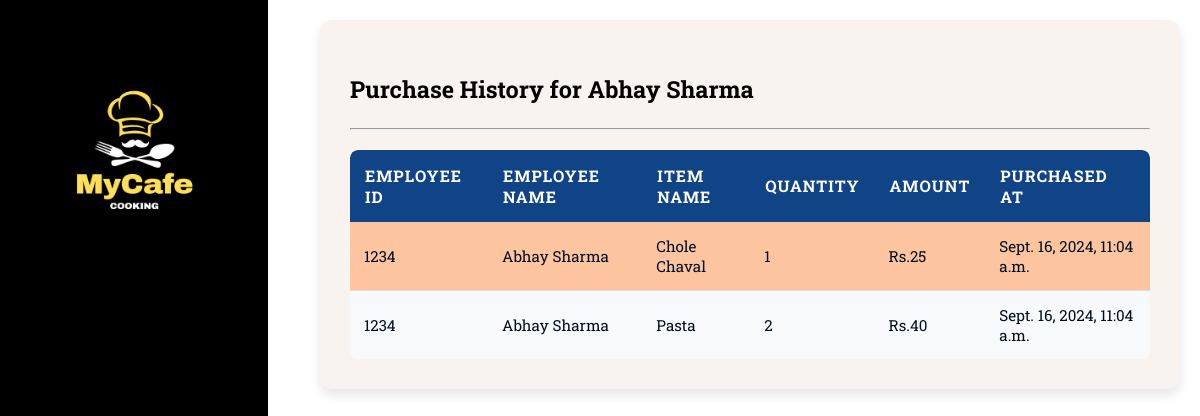
/purchase-history/1234/, run on the app's committed database.
### base/models.py (models this page shows, shortened)
class Employees(models.Model):
    user = models.OneToOneField(User, on_delete=models.CASCADE, primary_key=True, related_name='employee_profile')
    Id = models.PositiveIntegerField(unique=True)
    FirstName = models.CharField(max_length=200)
    FirstName=models.CharField(max_length=200)
    LastName=models.CharField(max_length=200)
    MailId=models.EmailField()
    Balance = models.PositiveIntegerField( default=0)
    updated =models.DateTimeField(auto_now =True)
    created=models.DateTimeField(auto_now_add=True)
    class Meta:
        ordering =['-updated','-created']

class Purchases(models.Model):
    employee = models.ForeignKey(Employees, on_delete=models.CASCADE, related_name='purchases')
    item = models.ForeignKey(Items, on_delete=models.CASCADE, related_name='purchases')
    quantity = models.PositiveIntegerField()
    amount = models.PositiveIntegerField(editable=True)
    purchased_at = models.DateTimeField(auto_now_add=True)

class Items(models.Model):
    ItemName=models.CharField(max_length=200)
    Quantity=models.PositiveIntegerField()
    Amount=models.PositiveIntegerField()
    updated =models.DateTimeField(auto_now =True)
    created=models.DateTimeField(auto_now_add=True)
    class Meta:
        ordering =['-updated','-created']

### base/views.py (the view)
# urls.py: path('purchase-history/<int:pk>/', views.employeePurchaseHistory, name='employeePurchaseHistory'),
def employeePurchaseHistory(request, pk):
    employee_profile = get_object_or_404(Employees, Id=pk)
    purchases = Purchases.objects.filter(employee=employee_profile).order_by('-purchased_at')
    context = {
        'employee': employee_profile,
        'purchases': purchases
    }
    return render(request, 'base/employee/employee_purchase_history.html', context)

### base/context_processors.py (called while the page is built)
def is_admin_user(request):
    if request.user.is_authenticated:
        is_admin = 'admin' in request.user.username.lower()
    else:
        is_admin = False
    return {
        'is_admin': is_admin
    }

### base/templates/base/employee/employee_purchase_history.html
{% extends 'main.html' %}
{% load static %}
{% block content %}
<div class="purchase-history-container">
    <h3>Purchase History for {{ employee.FirstName }} {{ employee.LastName }}</h3>
    <hr>
    {% if purchases %}
        <table class="purchase-history-table">
            <thead>
                <tr>
                    <th>Employee Id</th>
                    <th>Employee Name</th>
                    <th>Item Name</th>
                    <th>Quantity</th>
                    <th>Amount</th>
                    <th>Purchased At</th>
                </tr>
            </thead>
            <tbody>
                {% for purchase in purchases %}
                    <tr>
                        <td>{{ purchase.employee.Id }}</td>
                        <td>{{ purchase.employee.FirstName }} {{ purchase.employee.LastName }}</td>
                        <td>{{ purchase.item.ItemName }}</td>
                        <td>{{ purchase.quantity }}</td>
                        <td>Rs.{{ purchase.amount }}</td>
                        <td>{{ purchase.purchased_at }}</td>
                    </tr>
                {% endfor %}
            </tbody>
        </table>
    {% else %}
        <p>No purchases made so far.</p>
    {% endif %}
</div>
{% endblock %}

### static/css/styles.css (style rules this page uses)
body { margin:0; padding:0; display:grid; grid-template-columns: 1fr 3fr; font-family: "Roboto Slab", serif; font-size:1.25rem; }
.purchase-history-container { margin: 20px; padding: 30px; background-color: #f8f3ef; border-radius: 12px; box-shadow: 0 6px 12px rgba(0, 0, 0, 0.1); }
.purchase-history-table { width: 100%; border-collapse: collapse; margin-top: 20px; background-color: #ffffff; border-radius: 8px; overflow: hidden; }
.purchase-history-table th { background-color: #114486; color: #ffffff; padding: 15px; text-align: left; text-transform: uppercase; letter-spacing: 1px; font-weight: bold; font-size: 1rem; }
.purchase-history-table td { padding: 14px; border-bottom: 1px solid #ddd; text-align: left; color: #000e20; font-size: 0.95rem; }
.purchase-history-table tr:nth-child(even) { background-color: #f8f9fa; }
.purchase-history-table tr:nth-child(odd) { background-color: #fcc49f; color: #ffffff; }
.purchase-history-table th:first-child { border-top-left-radius: 8px; }
.purchase-history-table th:last-child { border-top-right-radius: 8px; }
.purchase-history-table tr:last-child td { border-bottom: none; }

### data on the page
Employees: FirstName "Abhay", LastName "Sharma"
Purchases: employee.Id "1234", employee.FirstName "Abhay", employee.LastName "Sharma", item.ItemName "Chole Chaval", quantity "1", amount "25", purchased_at "Sept. 16, 2024, 11:04 a.m."
Purchases: employee.Id "1234", employee.FirstName "Abhay", employee.LastName "Sharma", item.ItemName "Pasta", quantity "2", amount "40", purchased_at "Sept. 16, 2024, 11:04 a.m."
